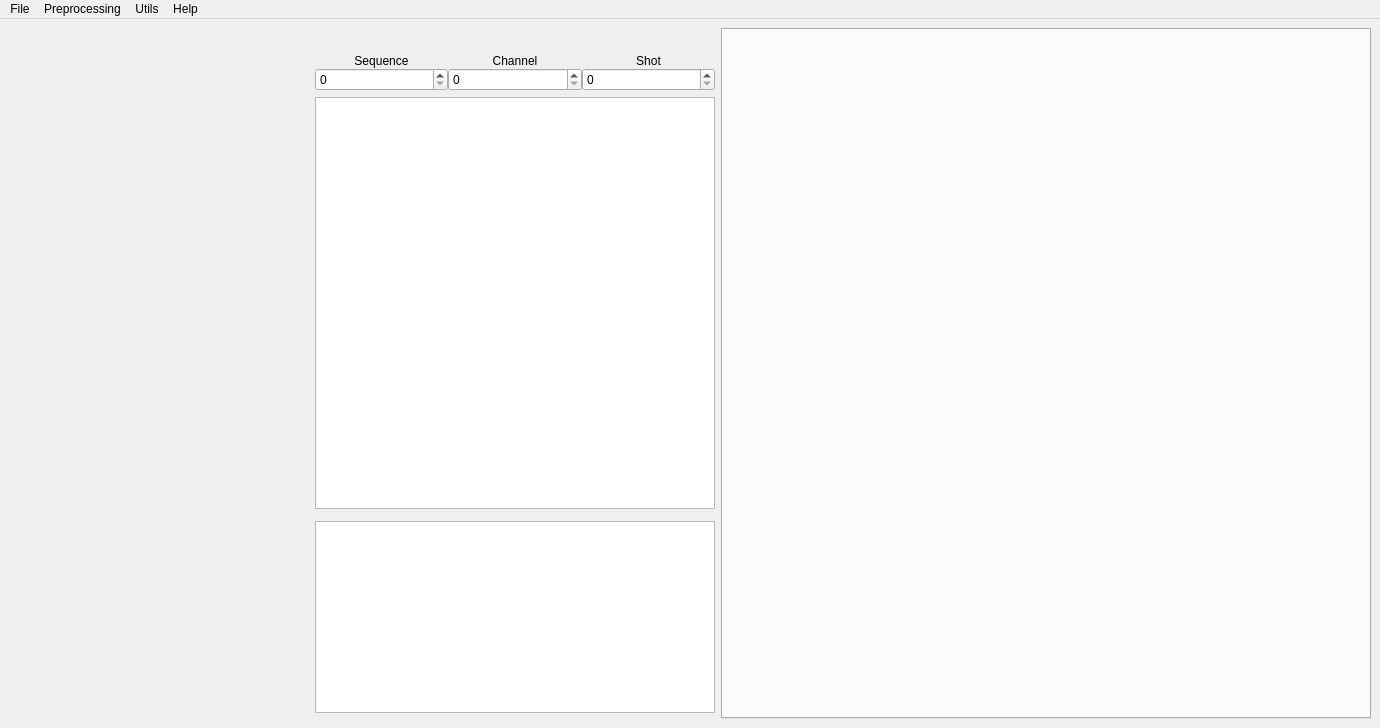
<?xml version="1.0" encoding="UTF-8"?>
<ui version="4.0">
 <class>MainWindow</class>
 <widget class="QMainWindow" name="MainWindow">
  <property name="geometry">
   <rect>
    <x>0</x>
    <y>0</y>
    <width>1380</width>
    <height>728</height>
   </rect>
  </property>
  <property name="sizePolicy">
   <sizepolicy hsizetype="Maximum" vsizetype="Maximum">
    <horstretch>0</horstretch>
    <verstretch>0</verstretch>
   </sizepolicy>
  </property>
  <property name="windowTitle">
   <string>AUSPEX</string>
  </property>
  <widget class="QWidget" name="centralwidget">
   <layout class="QGridLayout" name="gridLayout_2">
    <item row="3" column="1">
     <widget class="PlotWidget" name="plot_widget_ascan">
      <property name="sizePolicy">
       <sizepolicy hsizetype="Expanding" vsizetype="Preferred">
        <horstretch>0</horstretch>
        <verstretch>0</verstretch>
       </sizepolicy>
      </property>
      <property name="minimumSize">
       <size>
        <width>0</width>
        <height>150</height>
       </size>
      </property>
     </widget>
    </item>
    <item row="1" column="1">
     <widget class="PlotWidget" name="plot_widget_esq">
      <property name="sizePolicy">
       <sizepolicy hsizetype="Expanding" vsizetype="Expanding">
        <horstretch>0</horstretch>
        <verstretch>0</verstretch>
       </sizepolicy>
      </property>
      <property name="minimumSize">
       <size>
        <width>400</width>
        <height>0</height>
       </size>
      </property>
     </widget>
    </item>
    <item row="0" column="1">
     <layout class="QGridLayout" name="gridLayout_11" rowminimumheight="0,0,0">
      <property name="spacing">
       <number>0</number>
      </property>
      <item row="1" column="0">
       <widget class="QLabel" name="label_7">
        <property name="sizePolicy">
         <sizepolicy hsizetype="Expanding" vsizetype="Fixed">
          <horstretch>0</horstretch>
          <verstretch>0</verstretch>
         </sizepolicy>
        </property>
        <property name="maximumSize">
         <size>
          <width>16777215</width>
          <height>20</height>
         </size>
        </property>
        <property name="layoutDirection">
         <enum>Qt::LeftToRight</enum>
        </property>
        <property name="text">
         <string>Sequence</string>
        </property>
        <property name="alignment">
         <set>Qt::AlignCenter</set>
        </property>
       </widget>
      </item>
      <item row="2" column="0">
       <widget class="QSpinBox" name="spin_box_sequence">
        <property name="sizePolicy">
         <sizepolicy hsizetype="Minimum" vsizetype="Fixed">
          <horstretch>0</horstretch>
          <verstretch>0</verstretch>
         </sizepolicy>
        </property>
       </widget>
      </item>
      <item row="2" column="2">
       <widget class="QSpinBox" name="spin_box_shot"/>
      </item>
      <item row="2" column="1">
       <widget class="QSpinBox" name="spin_box_channel"/>
      </item>
      <item row="1" column="1">
       <widget class="QLabel" name="label_8">
        <property name="sizePolicy">
         <sizepolicy hsizetype="Expanding" vsizetype="Fixed">
          <horstretch>0</horstretch>
          <verstretch>0</verstretch>
         </sizepolicy>
        </property>
        <property name="maximumSize">
         <size>
          <width>16777215</width>
          <height>20</height>
         </size>
        </property>
        <property name="text">
         <string>Channel</string>
        </property>
        <property name="alignment">
         <set>Qt::AlignCenter</set>
        </property>
       </widget>
      </item>
      <item row="1" column="2">
       <widget class="QLabel" name="label_9">
        <property name="sizePolicy">
         <sizepolicy hsizetype="Expanding" vsizetype="Fixed">
          <horstretch>0</horstretch>
          <verstretch>0</verstretch>
         </sizepolicy>
        </property>
        <property name="maximumSize">
         <size>
          <width>16777215</width>
          <height>20</height>
         </size>
        </property>
        <property name="text">
         <string>Shot</string>
        </property>
        <property name="alignment">
         <set>Qt::AlignCenter</set>
        </property>
       </widget>
      </item>
      <item row="0" column="1">
       <spacer name="verticalSpacer">
        <property name="orientation">
         <enum>Qt::Vertical</enum>
        </property>
        <property name="sizeType">
         <enum>QSizePolicy::Preferred</enum>
        </property>
        <property name="sizeHint" stdset="0">
         <size>
          <width>20</width>
          <height>26</height>
         </size>
        </property>
       </spacer>
      </item>
     </layout>
    </item>
    <item row="0" column="2" rowspan="5">
     <widget class="QTabWidget" name="main_tab">
      <property name="minimumSize">
       <size>
        <width>650</width>
        <height>0</height>
       </size>
      </property>
      <property name="currentIndex">
       <number>-1</number>
      </property>
     </widget>
    </item>
    <item row="0" column="0" rowspan="5">
     <widget class="ParameterTree" name="parametertree" native="true">
      <property name="sizePolicy">
       <sizepolicy hsizetype="Fixed" vsizetype="Fixed">
        <horstretch>0</horstretch>
        <verstretch>0</verstretch>
       </sizepolicy>
      </property>
      <property name="minimumSize">
       <size>
        <width>300</width>
        <height>50</height>
       </size>
      </property>
      <property name="maximumSize">
       <size>
        <width>300</width>
        <height>1677215</height>
       </size>
      </property>
      <property name="baseSize">
       <size>
        <width>300</width>
        <height>0</height>
       </size>
      </property>
     </widget>
    </item>
   </layout>
  </widget>
  <widget class="QMenuBar" name="menubar">
   <property name="geometry">
    <rect>
     <x>0</x>
     <y>0</y>
     <width>1380</width>
     <height>31</height>
    </rect>
   </property>
   <widget class="QMenu" name="menuFile">
    <property name="title">
     <string>File</string>
    </property>
    <addaction name="action_open_dir"/>
    <addaction name="action_open_file"/>
    <addaction name="action_save_result"/>
    <addaction name="action_open_result"/>
    <addaction name="action_change_salvo"/>
   </widget>
   <widget class="QMenu" name="menuPre_Processing">
    <property name="title">
     <string>Preprocessing</string>
    </property>
    <addaction name="action_open_pre_proc"/>
   </widget>
   <widget class="QMenu" name="menuAnalysis">
    <property name="title">
     <string>Utils</string>
    </property>
    <widget class="QMenu" name="action_estimation">
     <property name="title">
      <string>Parameter Estimation</string>
     </property>
     <addaction name="action_open_cl_estimator"/>
     <addaction name="action_open_internal_surface_estimator"/>
    </widget>
    <addaction name="action_open_analysis"/>
    <addaction name="action_open_console"/>
    <addaction name="action_estimation"/>
   </widget>
   <widget class="QMenu" name="menuHelp">
    <property name="title">
     <string>Help</string>
    </property>
    <addaction name="action_open_documentation"/>
   </widget>
   <addaction name="menuFile"/>
   <addaction name="menuPre_Processing"/>
   <addaction name="menuAnalysis"/>
   <addaction name="menuHelp"/>
  </widget>
  <action name="action_open_dir">
   <property name="enabled">
    <bool>false</bool>
   </property>
   <property name="text">
    <string>Import .civa/.m2k</string>
   </property>
  </action>
  <action name="action_data_insp">
   <property name="text">
    <string>DataInsp</string>
   </property>
  </action>
  <action name="action_open_pre_proc">
   <property name="text">
    <string>Open</string>
   </property>
  </action>
  <action name="action_save_result">
   <property name="enabled">
    <bool>false</bool>
   </property>
   <property name="text">
    <string>Save Results</string>
   </property>
  </action>
  <action name="action_open_result">
   <property name="enabled">
    <bool>false</bool>
   </property>
   <property name="text">
    <string>Load Results</string>
   </property>
  </action>
  <action name="action_open_file">
   <property name="enabled">
    <bool>false</bool>
   </property>
   <property name="text">
    <string>Import .opd</string>
   </property>
  </action>
  <action name="action_open_analysis">
   <property name="text">
    <string>Analysis</string>
   </property>
  </action>
  <action name="action_open_console">
   <property name="text">
    <string>Console</string>
   </property>
  </action>
  <action name="action_open_documentation">
   <property name="text">
    <string>Documentation</string>
   </property>
  </action>
  <action name="action_open_cl_estimator">
   <property name="checkable">
    <bool>true</bool>
   </property>
   <property name="checked">
    <bool>false</bool>
   </property>
   <property name="text">
    <string>Longitudinal Speed in Material</string>
   </property>
  </action>
  <action name="actiona">
   <property name="text">
    <string>a</string>
   </property>
  </action>
  <action name="action_change_salvo">
   <property name="enabled">
    <bool>false</bool>
   </property>
   <property name="text">
    <string>Change Salvo</string>
   </property>
  </action>
  <action name="actionSurface_Estimation">
   <property name="text">
    <string>Surface Estimation</string>
   </property>
  </action>
  <action name="action_open_internal_surface_estimator">
   <property name="checkable">
    <bool>true</bool>
   </property>
   <property name="text">
    <string>Internal surface</string>
   </property>
  </action>
 </widget>
 <customwidgets>
  <customwidget>
   <class>ParameterTree</class>
   <extends>QWidget</extends>
   <header>pyqtgraph.parametertree</header>
   <container>1</container>
  </customwidget>
  <customwidget>
   <class>PlotWidget</class>
   <extends>QGraphicsView</extends>
   <header>pyqtgraph</header>
  </customwidget>
 </customwidgets>
 <resources/>
 <connections/>
</ui>
